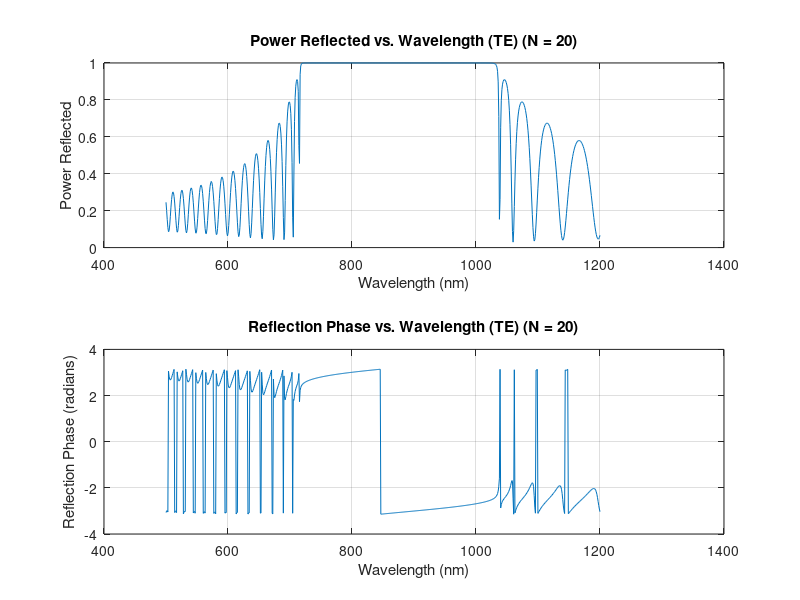

This figure's MATLAB source:
% constant material properties
epsilon_0 = 8.85e-12;
mu_0 = 4e-7 * pi;

% indices of refraction - fixed values
n_i = 1;
n_s = 1.5;
n_l = 1.48;
n_h = 2.4;

% layer lengths according to 4.1 q1
d_h = 92.2e-9;
d_l = 163.2e-9;

% permittivities - fixed values
epsilon_i = n_i ^ 2 * epsilon_0;
epsilon_s = n_s ^ 2 * epsilon_0;
epsilon_l = n_l ^ 2 * epsilon_0;
epsilon_h = n_h ^ 2 * epsilon_0;

% incident angles [rad] - fixed values
theta_i = pi/4;
theta_s = 0.49;
theta_l = 0.5;
theta_h = 0.3;

% range of wavelengths
samples = 700;
lambda = 1e-9 * linspace(500, 1200, samples);

% Impedances - TE
Z_i_TE = sqrt(mu_0 / epsilon_i) * (1 / cos(theta_i));
Z_s_TE = sqrt(mu_0 / epsilon_s) * (1 / cos(theta_s));
Z_l_TE = sqrt(mu_0 / epsilon_l) * (1 / cos(theta_l));
Z_h_TE = sqrt(mu_0 / epsilon_h) * (1 / cos(theta_h));

% adjustable number of layers
N = 20;

% Initialize the reflection array
reflection = zeros(1, samples);

function matrix = propagation_matrix(Z_l_plus_1, Z_l, kz_l_plus_1, d_l_plus_1, d_l)
    Gamma_l_1_l = (Z_l - Z_l_plus_1) / (Z_l + Z_l_plus_1);
    P = Z_l_plus_1 / Z_l;
    M11 = exp(-1j * kz_l_plus_1 * (d_l_plus_1 - d_l));
    M12 = Gamma_l_1_l * exp(-1j * kz_l_plus_1 * (d_l_plus_1 - d_l));
    M21 = Gamma_l_1_l * exp(+1j * kz_l_plus_1 * (d_l_plus_1 - d_l));
    M22 = exp(+1j * kz_l_plus_1 * (d_l_plus_1 - d_l));
    constants = (1 / 2) * (1 + P);
    matrix = constants * [M11, M12; M21, M22];
end


% Loop through each wavelength
for i = 1:samples
    ki = 2 * pi / lambda(i);
    kz_h = 2 * pi / (lambda(i) / n_h) * cos(theta_h);
    kz_l = 2 * pi / (lambda(i) / n_l) * cos(theta_l);
    kz_s = 2 * pi / (lambda(i) / n_s) * cos(theta_s);
    
    V_hi = propagation_matrix(Z_h_TE, Z_i_TE, kz_h, d_h, 0);
    V_lh = propagation_matrix(Z_l_TE, Z_h_TE, kz_l, d_l, 0);
    V_hl = propagation_matrix(Z_h_TE, Z_l_TE, kz_h, d_h, 0);
    V_sh = propagation_matrix(Z_s_TE, Z_h_TE, kz_s, 0, d_h);
    
    full_matrix = V_sh * (V_hl * V_lh) ^ N * V_hi;
    reflection(i) = -full_matrix(2, 1) / full_matrix(2, 2);
end

% Plot Power Reflected vs. Wavelength
figure;
subplot(2, 1, 1);
plot(lambda * 1e9, abs(reflection).^2); % Convert lambda to nm for plotting
title('Power Reflected vs. Wavelength (TE) (N = 20)');
xlabel('Wavelength (nm)');
ylabel('Power Reflected');
grid on;

subplot(2, 1, 2);
plot(lambda * 1e9, angle(reflection)); % Convert lambda to nm for plotting
title('Reflection Phase vs. Wavelength (TE) (N = 20)');
xlabel('Wavelength (nm)');
ylabel('Reflection Phase (radians)');
grid on;